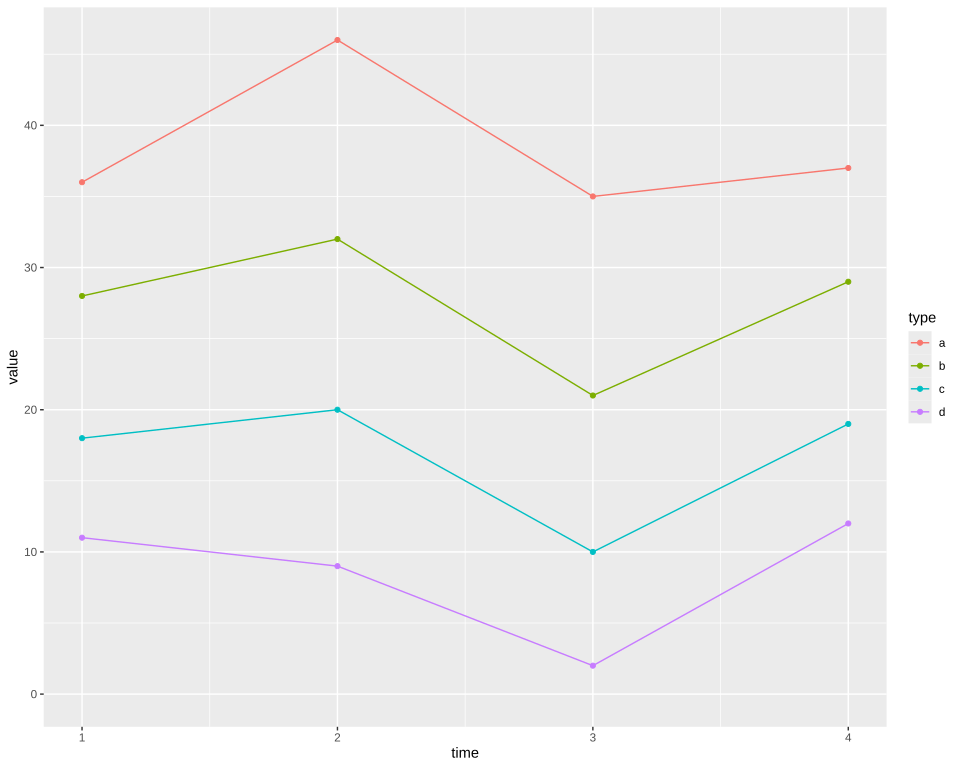

R code for this plot:
# The plot test/golden/stack_lines_points.svg draws, drawn by ggplot2 itself, as ggplot2's own visual tests
# draw their snapshots: the independent check on that golden whenever it changes. The suite never
# runs this; it needs R, ggplot2 and vdiffr, saved as the Docker image giggly-r:ggplot2-4.0.3. From
# the repository's root:
#
#   docker run --rm -v "$PWD/test/golden":/golden:ro giggly-r:ggplot2-4.0.3 \
#     Rscript /golden/stack_lines_points.R > stack_lines_points.ggplot2.svg
#
# and compare the two drawings element by element, as test/golden/point.R does.
#
# position_stack's page's lines and points, each layer stacked by the same group, so each point
# sits on its line.
# First checked with ggplot2 4.0.3 and vdiffr 1.0.9: every element and clip path matches, the x
# axis drawn before the y as in test/golden/point.R.

library(ggplot2)

set.seed(1)
series <- data.frame(
  time = c(rep(1, 4), rep(2, 4), rep(3, 4), rep(4, 4)),
  type = rep(c("a", "b", "c", "d"), 4),
  value = rpois(16, 10)
)
plot <- ggplot(series, aes(time, value, group = type)) +
  geom_line(aes(colour = type), position = "stack") +
  geom_point(aes(colour = type), position = "stack") +
  theme_gray()

file <- tempfile(fileext = ".svg")
vdiffr::write_svg(plot, file)
cat(readLines(file), sep = "\n")
